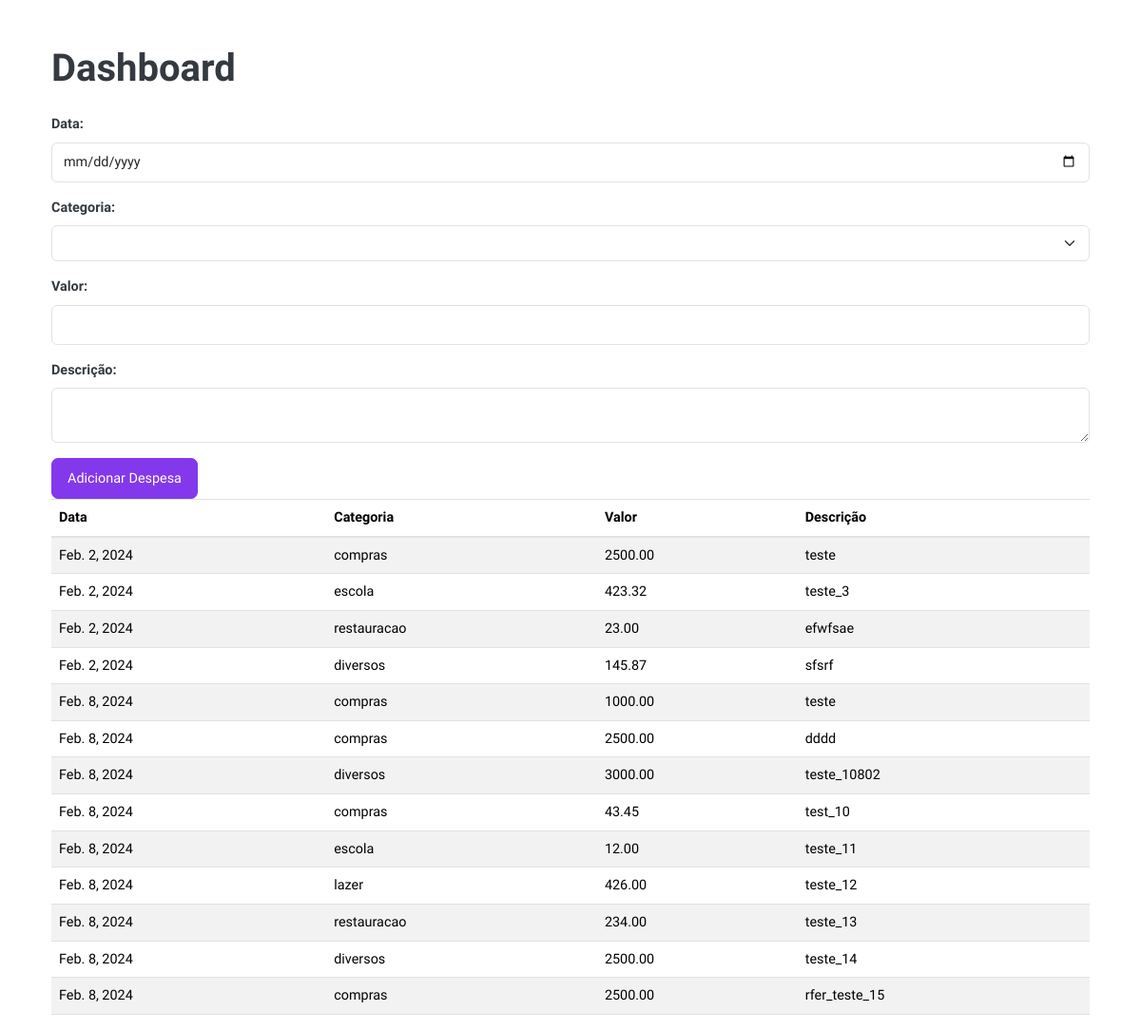
/dashboard/, run on the app's committed database.
### dashboard/models.py (models this page shows, shortened)
class Expense(models.Model):
    ALLOWED_CATEGORIES = [
        ('compras', 'Compras'),
        ('escola', 'Escola'),
        ('lazer', 'Lazer'),
        ('restauracao', 'Restauração'),
        ('diversos', 'Diversos'),
    ]
    date = models.DateField(auto_now_add=True)
    category = models.CharField(max_length=100, choices=ALLOWED_CATEGORIES)
    amount = models.DecimalField(max_digits=10, decimal_places=2)
    description = models.TextField()

### dashboard/views.py (the view)
# urls.py: path("dashboard/", include("dashboard.urls")), #dashboard
def dashboard(request):
    expenses = Expense.objects.all()
    return render(request, "dashboard/dashboard.html", {'expenses': expenses})

### dashboard/templates/dashboard/dashboard.html (shortened to what this page needs)
{% extends "base.html" %}
{% block page_content %}
<div class="container mt-5">
    <h1 class="mb-4">Dashboard</h1>
    <form method="post" action="{% url 'add_expense' %}">
        <div class="mb-3">
            <label for="date">Data:</label>
            <input type="date" id="date" name="date" class="form-control" required>
        </div>
        <div class="mb-3">
            <label for="category">Categoria:</label>
            <select id="category" name="category" class="form-select" required>
            </select>
        </div>
        <div class="mb-3">
            <label for="amount">Valor:</label>
            <input type="number" id="amount" name="amount" class="form-control" required>
        </div>
        <div class="mb-3">
            <label for="description">Descrição:</label>
            <textarea id="description" name="description" class="form-control" required></textarea>
        </div>
        <button type="submit" class="btn btn-primary">Adicionar Despesa</button>
    </form>
    <table class="table table-striped">
        <thead>
            <tr>
                <th>Data</th>
                <th>Categoria</th>
                <th>Valor</th>
                <th>Descrição</th>
            </tr>
        </thead>
        <tbody>
            {% for expense in expenses %}
            <tr>
                <td>{{ expense.date }}</td>
                <td>{{ expense.category }}</td>
                <td>{{ expense.amount }}</td>
                <td>{{ expense.description }}</td>
            </tr>
            {% endfor %}
        </tbody>
    </table>
</div>
{% endblock page_content %}

### dashboard/templates/dashboard/css/style.css (style rules this page uses)
body { font-size: 0.9rem; color: #343a40; font-family: "Nunito Sans", sans-serif; }
html { scroll-padding-top: 58px; }
h1, h2, h3, h4, h5, h6 { color: #343a40; font-family: "Nunito Sans", sans-serif; font-weight: 600; }
@media (min-width: 1200px) { .container { max-width: 1140px; } }
.form-control::placeholder { color: #cbcbd5; }
label { color: #343a40; font-weight: 600; }
.btn { font-size: 0.9rem; padding: 10px 16px; font-weight: 500; transition: all 0.4s; border-radius: 7px; }
.btn-primary { color: #ffffff; background: #8338EC; border-color: #8338EC; }
.form-control { font-size: 0.9rem; border-color: #dee2e6; height: 42px; }

### data on the page
Expense: date "Feb. 2, 2024", category "compras", amount "2500.00", description "teste"
Expense: date "Feb. 2, 2024", category "escola", amount "423.32", description "teste_3"
Expense: date "Feb. 2, 2024", category "restauracao", amount "23.00", description "efwfsae"
Expense: date "Feb. 2, 2024", category "diversos", amount "145.87", description "sfsrf"
Expense: date "Feb. 8, 2024", category "compras", amount "1000.00", description "teste"
Expense: date "Feb. 8, 2024", category "compras", amount "2500.00", description "dddd"
Expense: date "Feb. 8, 2024", category "diversos", amount "3000.00", description "teste_10802"
Expense: date "Feb. 8, 2024", category "compras", amount "43.45", description "test_10"
Expense: date "Feb. 8, 2024", category "escola", amount "12.00", description "teste_11"
Expense: date "Feb. 8, 2024", category "lazer", amount "426.00", description "teste_12"
Expense: date "Feb. 8, 2024", category "restauracao", amount "234.00", description "teste_13"
Expense: date "Feb. 8, 2024", category "diversos", amount "2500.00", description "teste_14"
Expense: date "Feb. 8, 2024", category "compras", amount "2500.00", description "rfer_teste_15"
